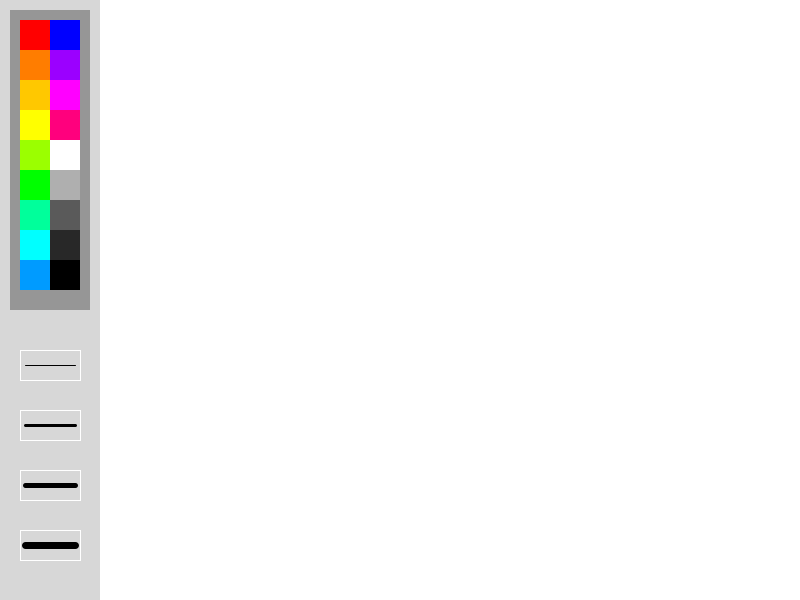
Frame 1 (no input)
Frame 60 (the mouse pressed at the canvas centre just before this capture): identical to frame 1, image omitted
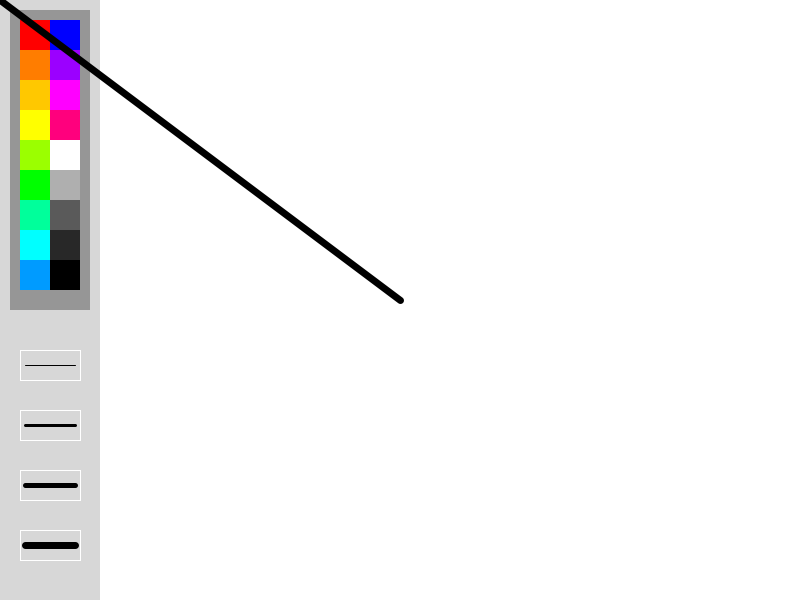
Frame 120 (the mouse held since frame 60 and released just before this capture)

The Processing sketch that drew these frames (run headless with seeded random() and noise(); from frame 60 on, the mouse is pressed at the canvas centre):

// Processing sketch: processing_162337
// ── processing_162337.pde


int xPos = 20;
int yPos = 20;
int S = 30;
int sw;
int r, g, b;
void setup() {
  size(800, 600);
  background(215, 215, 215);

  fill(255, 255, 255);
  noStroke();
  rect(100, 0, 800, 600);

  fill(150);
  rect(10, yPos-10, 80, 300); 
  fill(255, 0, 0);
  rect(xPos, yPos, S, S);
  fill(255, 125, 0);
  rect(xPos, yPos+S, S, S);
  fill(255, 200, 0);
  rect(xPos, yPos+S+S, S, S);
  fill(255, 255, 0);
  rect(xPos, yPos+S+S+S, S, S);
  fill(155, 255, 0);
  rect(xPos, yPos+S+S+S+S, S, S);
  fill(0, 255, 0);
  rect(xPos, yPos+S+S+S+S+S, S, S);
  fill(0, 255, 155);
  rect(xPos, yPos+S+S+S+S+S+S, S, S);
  fill(0, 255, 255);
  rect(xPos, yPos+S+S+S+S+S+S+S, S, S); 
  fill(0, 155, 255);
  rect(xPos, yPos+S+S+S+S+S+S+S+S, S, S);
  fill(0, 0, 255);
  rect(xPos+S, yPos, S, S);
  fill(155, 0, 255);
  rect(xPos+S, yPos+S, S, S);
  fill(255, 0, 255);
  rect(xPos+S, yPos+S+S, S, S);
  fill(255, 0, 125);
  rect(xPos+S, yPos+S+S+S, S, S);
  fill(255, 255, 255);
  rect(xPos+S, yPos+S+S+S+S, S, S);
  fill(175, 175, 175);
  rect(xPos+S, yPos+S+S+S+S+S, S, S);  
  fill(90, 90, 90);
  rect(xPos+S, yPos+S+S+S+S+S+S, S, S);
  fill(40);
  rect(xPos+S, yPos+S+S+S+S+S+S+S, S, S);
  fill(0);
  rect(xPos+S, yPos+S+S+S+S+S+S+S+S, S, S);

  stroke(255);
  strokeWeight(1);

  noFill();
  rect(xPos, yPos+S+S+S+S+S+S+S+S+S+S+S, S+S, S);
  rect(xPos, yPos+S+S+S+S+S+S+S+S+S+S+S+S+S, S+S, S);
  rect(xPos, yPos+S+S+S+S+S+S+S+S+S+S+S+S+S+S+S, S+S, S);
  rect(xPos, yPos+S+S+S+S+S+S+S+S+S+S+S+S+S+S+S+S+S, S+S, S);

  stroke(0);
  line(xPos+5, yPos+S+S+S+S+S+S+S+S+S+S+S+15, xPos+S+25, yPos+S+S+S+S+S+S+S+S+S+S+S+15);
  strokeWeight(3);
  line(xPos+5, yPos+S+S+S+S+S+S+S+S+S+S+S+S+S+15, xPos+S+25, yPos+S+S+S+S+S+S+S+S+S+S+S+S+S+15);
  strokeWeight(5);
  line(xPos+5, yPos+S+S+S+S+S+S+S+S+S+S+S+S+S+S+S+15, xPos+S+25, yPos+S+S+S+S+S+S+S+S+S+S+S+S+S+S+S+15);
  strokeWeight(7);
  line(xPos+5, yPos+S+S+S+S+S+S+S+S+S+S+S+S+S+S+S+S+S+15, xPos+S+25, yPos+S+S+S+S+S+S+S+S+S+S+S+S+S+S+S+S+S+15);
  
  sw = 1;
  r = 0;
  g = 0;
  b = 0;
  
}

void draw() {



  if (mousePressed) {

    if (mouseX>150 && mouseX<780 && mouseY>20 && mouseY<580) {
      line (pmouseX, pmouseY, mouseX, mouseY);
    }
 

    if (mouseX>xPos && mouseX<xPos+S && mouseY>yPos && mouseY<yPos+S) {
      r = 255;
      g = 0;
      b = 0;
    }

    if (mouseX>xPos && mouseX<xPos+S && mouseY>yPos+S && mouseY<yPos+S+S) {
      r = 255;
      g = 125;
      b = 0;
    }

    if (mouseX>xPos && mouseX<xPos+S && mouseY>yPos+S+S && mouseY<yPos+S+S+S) {
      r = 255;
      g = 200;
      b = 0;
    }
    if (mouseX>xPos && mouseX<xPos+S && mouseY>yPos+S+S+S && mouseY<yPos+S+S+S+S) {
      r = 255;
      g = 255;
      b = 0;
    }
    if (mouseX>xPos && mouseX<xPos+S && mouseY>yPos+S+S+S+S && mouseY<yPos+S+S+S+S+S) {
      r = 155;
      g = 255;
      b = 0;
    }
    if (mouseX>xPos && mouseX<xPos+S && mouseY>yPos+S+S+S+S+S && mouseY<yPos+S+S+S+S+S+S) {
      r=0;
      g=255;
      b=0;
    }
    if (mouseX>xPos && mouseX<xPos+S && mouseY>yPos+S+S+S+S+S+S && mouseY<yPos+S+S+S+S+S+S+S) {
      r=0;
      g=255;
      b=155;
    }
    if (mouseX>xPos && mouseX<xPos+S && mouseY>yPos+S+S+S+S+S+S+S && mouseY<yPos+S+S+S+S+S+S+S+S) {
      r=0;
      g=255;
      b=255;
    }
    if (mouseX>xPos && mouseX<xPos+S && mouseY>yPos+S+S+S+S+S+S+S+S && mouseY<yPos+S+S+S+S+S+S+S+S+S) {
      r=0;
      g=155;
      b=255;
    }
    if (mouseX>xPos && mouseX<xPos+S && mouseY>yPos+S+S+S+S+S+S+S+S && mouseY<yPos+S+S+S+S+S+S+S+S+S) {
      r=0;
      g=155;
      b=255;
    }    
    if (mouseX>xPos+S && mouseX<xPos+S+S && mouseY>yPos && mouseY<yPos+S) {
      r=0;
      g=0;
      b=255;
    }
    if (mouseX>xPos+S && mouseX<xPos+S+S && mouseY>yPos+S && mouseY<yPos+S+S) {
      r=155;
      g=0;
      b=255;
    }
    if (mouseX>xPos+S && mouseX<xPos+S+S && mouseY>yPos+S+S && mouseY<yPos+S+S+S) {
      r=255;
      g=0;
      b=255;
    }
    if (mouseX>xPos+S && mouseX<xPos+S+S && mouseY>yPos+S+S+S && mouseY<yPos+S+S+S+S) {
      r=255;
      g=0;
      b=125;
    }
    if (mouseX>xPos+S && mouseX<xPos+S+S && mouseY>yPos+S+S+S+S && mouseY<yPos+S+S+S+S+S) {
      r=255;
      g=255;
      b=255;
    }
    if (mouseX>xPos+S && mouseX<xPos+S+S && mouseY>yPos+S+S+S+S+S && mouseY<yPos+S+S+S+S+S+S) {
      r=175;
      g=175;
      b=175;
    }
    if (mouseX>xPos+S && mouseX<xPos+S+S && mouseY>yPos+S+S+S+S+S+S && mouseY<yPos+S+S+S+S+S+S+S) {
      r=90;
      g=90;
      b=90;
    }
    if (mouseX>xPos+S && mouseX<xPos+S+S && mouseY>yPos+S+S+S+S+S+S+S && mouseY<yPos+S+S+S+S+S+S+S+S) {
      r=40;
      g=40;
      b=40;
    }
    if (mouseX>xPos+S && mouseX<xPos+S+S && mouseY>yPos+S+S+S+S+S+S+S+S && mouseY<yPos+S+S+S+S+S+S+S+S+S) {
      r=0;
      g=0;
      b=0;
    }
       

    if (mouseX>xPos && mouseX<xPos+S+S && mouseY> yPos+S+S+S+S+S+S+S+S+S*3 && mouseY<yPos+S+S+S+S+S+S+S+S+S*4) {
      stroke(0);
      sw = 1;
    }
    if (mouseX>xPos && mouseX<xPos+S+S && mouseY> yPos+S+S+S+S+S+S+S+S+S*5 && mouseY<yPos+S+S+S+S+S+S+S+S+S*6) {
      stroke(0);
      sw = 3;
    }
    if (mouseX>xPos && mouseX<xPos+S+S && mouseY>yPos+S+S+S+S+S+S+S+S+S*7 && mouseY<yPos+S+S+S+S+S+S+S+S+S+S+S*8) {
      stroke(0);
      sw = 5;
    }
    if (mouseX>xPos && mouseX<xPos+S+S && mouseY>yPos+S+S+S+S+S+S+S+S+S*9 && mouseY<yPos+S+S+S+S+S+S+S+S+S+S+S*9) {
      stroke(0);
      sw = 7;
    }

    strokeWeight(sw);
    stroke(r,g,b);
  }






  println(sw);
}
